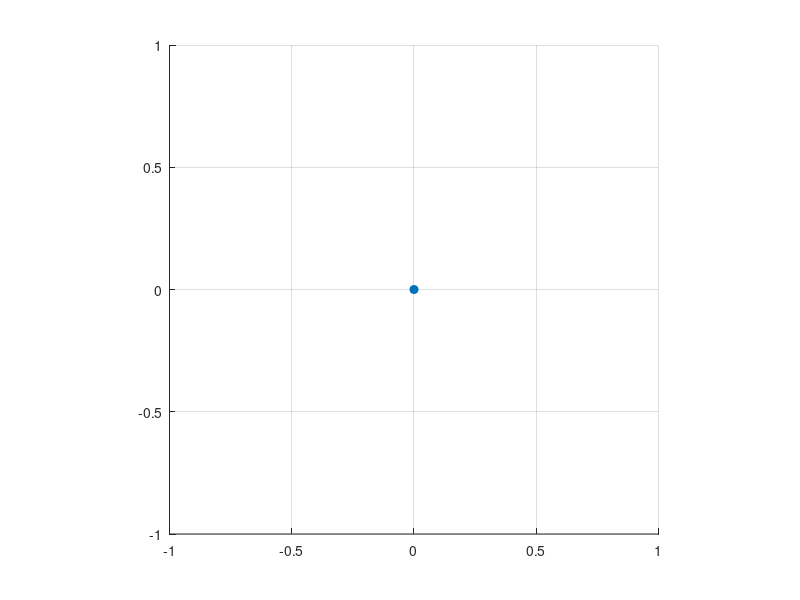

The MATLAB source for this figure: (Note: this script raises an error after producing the figure.)
path(path,'fun');
clc;
clearvars;
%kwant czasu
dt = 0.1;
tmax=300;

%srodowisko graficzne:
    stem3(0,0,0,'fill')
    hold on;
    view(2);
    grid on;
    axis square

% x1, y1, x2, y2
    PLANES = [];
    PLANES = newPlane( PLANES, -10, 10, 10, 10);
    PLANES = newPlane( PLANES, 10, 10, 10, -10);
    PLANES = newPlane( PLANES, 10, -10, -10, -10);
    PLANES = newPlane( PLANES, -10, -10, -10, 10);
    PLANES = newPlane( PLANES, 4, 2, 3, 7);
    %PLANES = newPlane( PLANES, -4, 1, -3, 7);
    PLANES = newPlane( PLANES, -6, -6, -3, -6);
    PLANES = newPlane( PLANES, -6, -6, -6, -4);
    PLANES = newPlane( PLANES, -6, -4, -3, -4);
    %PLANES = newPlane( PLANES, -3, -4, -3, -6);

% ray_start_x, ray_start_y, ray_vect_x, ray_vect_y, ray_power
    RAYS = [];
    RAYS = newRay( RAYS, 1, 0, 2, 3, 100);
    RAYS = newRay( RAYS, 1, 0, 2, -1, 100);
    RAYS = newRay( RAYS, 1, 0, -2, 5, 100);
    RAYS = newRay( RAYS, 1, 0, 2, 4, 100);
    RAYS = newRay( RAYS, 1, 0, 2, 3, 100);
    RAYS = newRay( RAYS, 1, 0, 2, -4, 100);
    RAYS = newRay( RAYS, 1, 0, -2, -4, 100);
    RAYS = newRay( RAYS, 1, 0, -4, -4, 100);

i_rays =size(RAYS, 1);

% moce
    POWERS = zeros(42,42);
    %disp(POWERS);

%%%%%% tu zaczyna sie algorytm sledzenia
for k=1:100
    
    %sprawdzenie czy wszystkie promienie sa juz wykorzystane:
    if (k>i_rays)
        break
    end
    
    %wyrysowanie punktu startowego:
    plot(RAYS(k,1),RAYS(k,2),'r o');
    
    %przypisanie pozycji startowej:
    ray_x = RAYS(k,1);
    ray_y = RAYS(k,2);

    %poszukiwanie miejsca interakcji i ustawienia tablicy PLANES:
    [inc_x, inc_y, PLANES] = findInc(RAYS(k,1), RAYS(k,2), RAYS(k,3), RAYS(k,4), PLANES);

    %reset czasu lokalnego promieni:
    j=0;

    
    for t = 1:dt:tmax
        %czas lokalny promienia:
        j=j+dt;
        
        %tlumienie wolnej przestrzeni:
        RAYS(k,5)=RAYS(k,5)*0.999;
        
        %warunek mocowy:
        if RAYS(k,5) < 10
            disp('ostatnia moc:');
            disp(RAYS(k,5));
            break
        end
        
        if (check_inc(ray_x, ray_y, inc_x, inc_y, 0.15)==1)  
            %disp('wykryto kolizje');
            
            %utworzenie nowego promienia do analizy z odpowiednio mniejsza moca
            %(do zrobienia-powinna zalezec od plaszczyzny)
            RAYS = newRay( RAYS, inc_x, inc_y, RAYS(k,3), RAYS(k,4), RAYS(k,5)-30);
    
            % wyliczenie promienia odbitego
            [RAYS(k,1) RAYS(k,2) RAYS(k,3) RAYS(k,4)] = Odbicie(PLANES, RAYS(k,3), RAYS(k,4), inc_x, inc_y);
          
    
            %tutaj juz mamy nowy, odbity promien, szukamy dla niego miejsce
            %kolejnego odbicia i ustawiamy tablice PLANES
            [inc_x, inc_y, PLANES]=findInc(RAYS(k,1), RAYS(k,2), RAYS(k,3), RAYS(k,4), PLANES);
            
            %jesli wykryto za dluga droge promienia (lub inny blad)-koniec
            %sledzenia tego promienia. Zabezpieczenie przed rogami i
            %promieniami transmitowanymi poza pomieszczenie
            if(inc_x==RAYS(k,1))
                disp('wykryto zbyt duza odleglosc!');
                break
            end
    
            j=0; %reset czasu lokalnego        
    
        end
    
        %ruch promienia
        [ray_x, ray_y, POWERS] = Sledz(RAYS(k,1), RAYS(k,2), RAYS(k,3), RAYS(k,4), RAYS(k,5), POWERS, j);
        color_g= 1 - (RAYS(k,5)-10)/(100-10);
        color_r= (RAYS(k,5)-10)/(100-10);
        hold all
    
        %rysowanie mocy:    
        %rysowanie promieni:
        plot3(ray_x, ray_y, 100, 'Color',[color_r color_g 0], 'LineStyle','--'); 
        %rysowanie pktow przeciecia:
        plot(inc_x,inc_y, 'black+');
    end

    i_rays =size(RAYS, 1); 

end


disp(size(POWERS));
X=-10:0.5:10.5;
disp(size(X));
Y=-10:0.5:10.5;

contourf(X,Y,POWERS);



